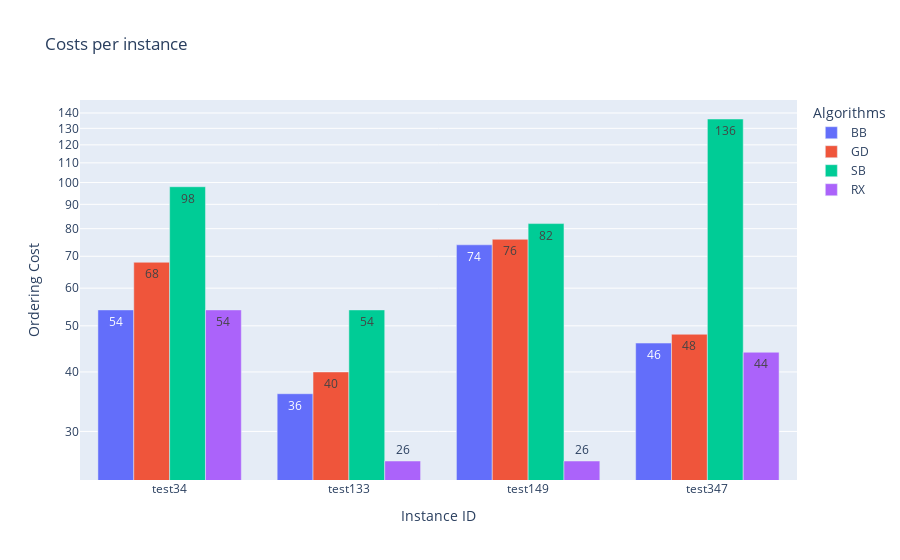

The notebook cell this image was saved under:
### Code cell
dfB = {'Instance ID':[],'Ordering Cost':[], 'Algorithms':[]}
for _, row in dfA.iterrows():
    for col in ['BB', 'GD', 'SB', 'RX']:
        dfB['Instance ID'].append(row['ID'])
        dfB['Ordering Cost'].append(row[col])
        dfB['Algorithms'].append(col)

# show
fig = px.bar(dfB, x='Instance ID', y='Ordering Cost', color='Algorithms', title='Costs per instance', barmode='group', log_y=True, text='Ordering Cost')
# fig.update_yaxes(range=[1e-2, 1e4])
fig.update_traces(textposition='auto') # set text position
# change x-axis label
fig.update_xaxes(title_text='Instance ID')
# change legend title
fig.update_layout(legend_title_text='Algorithms')
fig.show()
# save fig to file
wdir = os.path.join('latex',nmr_folder)
if not os.path.exists(wdir):
    os.mkdir(wdir)
fn = os.path.join(wdir,'costs_small.pdf')
print(f'Saving figure to "{fn}"')
fig.write_image(fn)

raise Exception('stop')

### Figure 1 — Plotly figure (JSON) as saved in the notebook; plotly's stock layout.template omitted (floating-point values rounded to 4 significant figures)
{"data": [{"alignmentgroup": "True", "hovertemplate": "Algorithms=BB<br>Instance ID=%{x}<br>Ordering Cost=%{text}<extra></extra>", "legendgroup": "BB", "marker": {"color": "#636efa", "pattern": {"shape": ""}}, "name": "BB", "offsetgroup": "BB", "orientation": "v", "showlegend": true, "text": [54, 36, 74, 46], "textposition": "auto", "type": "bar", "x": ["test34", "test133", "test149", "test347"], "xaxis": "x", "y": [54, 36, 74, 46], "yaxis": "y"}, {"alignmentgroup": "True", "hovertemplate": "Algorithms=GD<br>Instance ID=%{x}<br>Ordering Cost=%{text}<extra></extra>", "legendgroup": "GD", "marker": {"color": "#EF553B", "pattern": {"shape": ""}}, "name": "GD", "offsetgroup": "GD", "orientation": "v", "showlegend": true, "text": [68, 40, 76, 48], "textposition": "auto", "type": "bar", "x": ["test34", "test133", "test149", "test347"], "xaxis": "x", "y": [68, 40, 76, 48], "yaxis": "y"}, {"alignmentgroup": "True", "hovertemplate": "Algorithms=SB<br>Instance ID=%{x}<br>Ordering Cost=%{text}<extra></extra>", "legendgroup": "SB", "marker": {"color": "#00cc96", "pattern": {"shape": ""}}, "name": "SB", "offsetgroup": "SB", "orientation": "v", "showlegend": true, "text": [98, 54, 82, 136], "textposition": "auto", "type": "bar", "x": ["test34", "test133", "test149", "test347"], "xaxis": "x", "y": [98, 54, 82, 136], "yaxis": "y"}, {"alignmentgroup": "True", "hovertemplate": "Algorithms=RX<br>Instance ID=%{x}<br>Ordering Cost=%{text}<extra></extra>", "legendgroup": "RX", "marker": {"color": "#ab63fa", "pattern": {"shape": ""}}, "name": "RX", "offsetgroup": "RX", "orientation": "v", "showlegend": true, "text": [54, 26, 26, 44], "textposition": "auto", "type": "bar", "x": ["test34", "test133", "test149", "test347"], "xaxis": "x", "y": [54, 26, 26, 44], "yaxis": "y"}], "layout": {"barmode": "group", "legend": {"title": {"text": "Algorithms"}, "tracegroupgap": 0}, "title": {"text": "Costs per instance"}, "xaxis": {"anchor": "y", "domain": [0, 1], "title": {"text": "Instance ID"}}, "yaxis": {"anchor": "x", "domain": [0, 1], "title": {"text": "Ordering Cost"}, "type": "log"}}}
